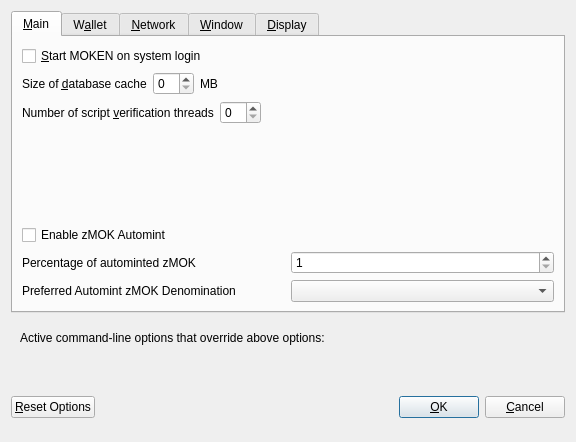
<?xml version="1.0" encoding="UTF-8"?>
<ui version="4.0">
 <class>OptionsDialog</class>
 <widget class="QDialog" name="OptionsDialog">
  <property name="geometry">
   <rect>
    <x>0</x>
    <y>0</y>
    <width>576</width>
    <height>442</height>
   </rect>
  </property>
  <property name="windowTitle">
   <string>Options</string>
  </property>
  <property name="modal">
   <bool>true</bool>
  </property>
  <layout class="QVBoxLayout" name="verticalLayout">
   <item>
    <widget class="QTabWidget" name="tabWidget">
     <property name="currentIndex">
      <number>0</number>
     </property>
     <widget class="QWidget" name="tabMain">
      <attribute name="title">
       <string>&amp;Main</string>
      </attribute>
      <layout class="QVBoxLayout" name="verticalLayout_Main">
       <item>
        <widget class="QCheckBox" name="bitcoinAtStartup">
         <property name="toolTip">
          <string>Automatically start MOKEN after logging in to the system.</string>
         </property>
         <property name="text">
          <string>&amp;Start MOKEN on system login</string>
         </property>
        </widget>
       </item>
       <item>
        <layout class="QHBoxLayout" name="horizontalLayout_2_Main">
         <item>
          <widget class="QLabel" name="databaseCacheLabel">
           <property name="text">
            <string>Size of &amp;database cache</string>
           </property>
           <property name="textFormat">
            <enum>Qt::PlainText</enum>
           </property>
           <property name="buddy">
            <cstring>databaseCache</cstring>
           </property>
          </widget>
         </item>
         <item>
          <widget class="QSpinBox" name="databaseCache"/>
         </item>
         <item>
          <widget class="QLabel" name="databaseCacheUnitLabel">
           <property name="text">
            <string>MB</string>
           </property>
           <property name="textFormat">
            <enum>Qt::PlainText</enum>
           </property>
          </widget>
         </item>
         <item>
          <spacer name="horizontalSpacer_2_Main">
           <property name="orientation">
            <enum>Qt::Horizontal</enum>
           </property>
           <property name="sizeHint" stdset="0">
            <size>
             <width>40</width>
             <height>20</height>
            </size>
           </property>
          </spacer>
         </item>
        </layout>
       </item>
       <item>
        <layout class="QHBoxLayout" name="horizontalLayout_3_Main">
         <item>
          <widget class="QLabel" name="threadsScriptVerifLabel">
           <property name="text">
            <string>Number of script &amp;verification threads</string>
           </property>
           <property name="textFormat">
            <enum>Qt::PlainText</enum>
           </property>
           <property name="buddy">
            <cstring>threadsScriptVerif</cstring>
           </property>
          </widget>
         </item>
         <item>
          <widget class="QSpinBox" name="threadsScriptVerif">
           <property name="toolTip">
            <string>(0 = auto, &lt;0 = leave that many cores free)</string>
           </property>
          </widget>
         </item>
         <item>
          <spacer name="horizontalSpacer_3_Main">
           <property name="orientation">
            <enum>Qt::Horizontal</enum>
           </property>
           <property name="sizeHint" stdset="0">
            <size>
             <width>40</width>
             <height>20</height>
            </size>
           </property>
          </spacer>
         </item>
        </layout>
       </item>
       <item>
        <spacer name="verticalSpacer_2">
         <property name="orientation">
          <enum>Qt::Vertical</enum>
         </property>
         <property name="sizeHint" stdset="0">
          <size>
           <width>20</width>
           <height>40</height>
          </size>
         </property>
        </spacer>
       </item>
       <item>
        <widget class="QCheckBox" name="checkBoxZeromintEnable">
         <property name="toolTip">
          <string>Enable automatic minting of MOK units to zMOK</string>
         </property>
         <property name="layoutDirection">
          <enum>Qt::LeftToRight</enum>
         </property>
         <property name="text">
          <string>Enable zMOK Automint</string>
         </property>
        </widget>
       </item>
       <item>
        <layout class="QHBoxLayout" name="horizontalLayout_3">
         <item>
          <widget class="QLabel" name="percentage_label">
           <property name="toolTip">
            <string>Percentage of incoming MOK which get automatically converted to zMOK via Zerocoin Protocol (min: 10%)</string>
           </property>
           <property name="text">
            <string>Percentage of autominted zMOK</string>
           </property>
          </widget>
         </item>
         <item>
          <widget class="QSpinBox" name="zeromintPercentage">
           <property name="minimum">
            <number>1</number>
           </property>
           <property name="maximum">
            <number>100</number>
           </property>
          </widget>
         </item>
        </layout>
       </item>
       <item>
        <layout class="QHBoxLayout" name="horizontalLayout" stretch="0,0">
         <property name="sizeConstraint">
          <enum>QLayout::SetFixedSize</enum>
         </property>
         <item>
          <widget class="QLabel" name="labelPreferredDenom">
           <property name="maximumSize">
            <size>
             <width>16777215</width>
             <height>16777215</height>
            </size>
           </property>
           <property name="toolTip">
            <string>Wait with automatic conversion to Zerocoin until enough MOK for this denomination is available</string>
           </property>
           <property name="text">
            <string>Preferred Automint zMOK Denomination</string>
           </property>
          </widget>
         </item>
         <item>
          <widget class="QComboBox" name="preferredDenom">
           <property name="maximumSize">
            <size>
             <width>16777215</width>
             <height>27</height>
            </size>
           </property>
           <property name="toolTip">
            <string>Wait with automatic conversion to Zerocoin until enough MOK for this denomination is available</string>
           </property>
           <property name="maxVisibleItems">
            <number>9</number>
           </property>
           <property name="maxCount">
            <number>9</number>
           </property>
          </widget>
         </item>
        </layout>
       </item>
      </layout>
     </widget>
     <widget class="QWidget" name="tabWallet">
      <attribute name="title">
       <string>W&amp;allet</string>
      </attribute>
      <layout class="QVBoxLayout" name="verticalLayout_Wallet">
       <item>
        <layout class="QHBoxLayout" name="horizontalLayout_2_Wallet">
         <item>
          <widget class="QLabel" name="labelStakeSplitThresholdText">
           <property name="text">
            <string>Stake split threshold:</string>
           </property>
          </widget>
         </item>
         <item>
          <widget class="QSpinBox" name="spinBoxStakeSplitThreshold">
           <property name="minimum">
            <number>1</number>
           </property>
           <property name="maximum">
            <number>999999</number>
           </property>
          </widget>
         </item>
        </layout>
       </item>
       <item>
        <widget class="QGroupBox" name="groupBox">
         <property name="title">
          <string>Expert</string>
         </property>
         <layout class="QVBoxLayout" name="verticalLayout_2">
          <item>
           <widget class="QCheckBox" name="coinControlFeatures">
            <property name="toolTip">
             <string>Whether to show coin control features or not.</string>
            </property>
            <property name="text">
             <string>Enable coin &amp;control features</string>
            </property>
           </widget>
          </item>
          <item>
           <widget class="QCheckBox" name="showMasternodesTab">
            <property name="toolTip">
             <string>Show additional tab listing all your masternodes in first sub-tab&lt;br/&gt;and all masternodes on the network in second sub-tab.</string>
            </property>
            <property name="text">
             <string>Show Masternodes Tab</string>
            </property>
           </widget>
          </item>
          <item>
           <widget class="QCheckBox" name="spendZeroConfChange">
            <property name="toolTip">
             <string>If you disable the spending of unconfirmed change, the change from a transaction&lt;br/&gt;cannot be used until that transaction has at least one confirmation.&lt;br/&gt;This also affects how your balance is computed.</string>
            </property>
            <property name="text">
             <string>&amp;Spend unconfirmed change</string>
            </property>
           </widget>
          </item>
         </layout>
        </widget>
       </item>
       <item>
        <spacer name="verticalSpacer_Wallet">
         <property name="orientation">
          <enum>Qt::Vertical</enum>
         </property>
         <property name="sizeHint" stdset="0">
          <size>
           <width>20</width>
           <height>40</height>
          </size>
         </property>
        </spacer>
       </item>
      </layout>
     </widget>
     <widget class="QWidget" name="tabNetwork">
      <attribute name="title">
       <string>&amp;Network</string>
      </attribute>
      <layout class="QVBoxLayout" name="verticalLayout_Network">
       <item>
        <widget class="QCheckBox" name="mapPortUpnp">
         <property name="toolTip">
          <string>Automatically open the MOKEN client port on the router. This only works when your router supports UPnP and it is enabled.</string>
         </property>
         <property name="text">
          <string>Map port using &amp;UPnP</string>
         </property>
        </widget>
       </item>
       <item>
        <widget class="QCheckBox" name="allowIncoming">
         <property name="toolTip">
          <string>Accept connections from outside</string>
         </property>
         <property name="text">
          <string>Allow incoming connections</string>
         </property>
        </widget>
       </item>
       <item>
        <widget class="QCheckBox" name="connectSocks">
         <property name="toolTip">
          <string>Connect to the MOKEN network through a SOCKS5 proxy.</string>
         </property>
         <property name="text">
          <string>&amp;Connect through SOCKS5 proxy (default proxy):</string>
         </property>
        </widget>
       </item>
       <item>
        <layout class="QHBoxLayout" name="horizontalLayout_1_Network">
         <item>
          <widget class="QLabel" name="proxyIpLabel">
           <property name="text">
            <string>Proxy &amp;IP:</string>
           </property>
           <property name="textFormat">
            <enum>Qt::PlainText</enum>
           </property>
           <property name="buddy">
            <cstring>proxyIp</cstring>
           </property>
          </widget>
         </item>
         <item>
          <widget class="QValidatedLineEdit" name="proxyIp">
           <property name="minimumSize">
            <size>
             <width>140</width>
             <height>0</height>
            </size>
           </property>
           <property name="maximumSize">
            <size>
             <width>140</width>
             <height>16777215</height>
            </size>
           </property>
           <property name="toolTip">
            <string>IP address of the proxy (e.g. IPv4: 127.0.0.1 / IPv6: ::1)</string>
           </property>
          </widget>
         </item>
         <item>
          <widget class="QLabel" name="proxyPortLabel">
           <property name="text">
            <string>&amp;Port:</string>
           </property>
           <property name="textFormat">
            <enum>Qt::PlainText</enum>
           </property>
           <property name="buddy">
            <cstring>proxyPort</cstring>
           </property>
          </widget>
         </item>
         <item>
          <widget class="QLineEdit" name="proxyPort">
           <property name="minimumSize">
            <size>
             <width>55</width>
             <height>0</height>
            </size>
           </property>
           <property name="maximumSize">
            <size>
             <width>55</width>
             <height>16777215</height>
            </size>
           </property>
           <property name="toolTip">
            <string>Port of the proxy (e.g. 9050)</string>
           </property>
          </widget>
         </item>
         <item>
          <spacer name="horizontalSpacer_1_Network">
           <property name="orientation">
            <enum>Qt::Horizontal</enum>
           </property>
           <property name="sizeHint" stdset="0">
            <size>
             <width>40</width>
             <height>20</height>
            </size>
           </property>
          </spacer>
         </item>
        </layout>
       </item>
       <item>
        <spacer name="verticalSpacer_Network">
         <property name="orientation">
          <enum>Qt::Vertical</enum>
         </property>
         <property name="sizeHint" stdset="0">
          <size>
           <width>20</width>
           <height>40</height>
          </size>
         </property>
        </spacer>
       </item>
      </layout>
     </widget>
     <widget class="QWidget" name="tabWindow">
      <attribute name="title">
       <string>&amp;Window</string>
      </attribute>
      <layout class="QVBoxLayout" name="verticalLayout_Window">
       <item>
        <widget class="QCheckBox" name="minimizeToTray">
         <property name="toolTip">
          <string>Show only a tray icon after minimizing the window.</string>
         </property>
         <property name="text">
          <string>&amp;Minimize to the tray instead of the taskbar</string>
         </property>
        </widget>
       </item>
       <item>
        <widget class="QCheckBox" name="minimizeOnClose">
         <property name="toolTip">
          <string>Minimize instead of exit the application when the window is closed. When this option is enabled, the application will be closed only after selecting Quit in the menu.</string>
         </property>
         <property name="text">
          <string>M&amp;inimize on close</string>
         </property>
        </widget>
       </item>
       <item>
        <spacer name="verticalSpacer_Window">
         <property name="orientation">
          <enum>Qt::Vertical</enum>
         </property>
         <property name="sizeHint" stdset="0">
          <size>
           <width>20</width>
           <height>40</height>
          </size>
         </property>
        </spacer>
       </item>
      </layout>
     </widget>
     <widget class="QWidget" name="tabDisplay">
      <attribute name="title">
       <string>&amp;Display</string>
      </attribute>
      <layout class="QVBoxLayout" name="verticalLayout_Display">
       <item>
        <layout class="QHBoxLayout" name="horizontalLayout_1_Display">
         <item>
          <widget class="QLabel" name="langLabel">
           <property name="text">
            <string>User Interface &amp;language:</string>
           </property>
           <property name="textFormat">
            <enum>Qt::PlainText</enum>
           </property>
           <property name="buddy">
            <cstring>lang</cstring>
           </property>
          </widget>
         </item>
         <item>
          <widget class="QValueComboBox" name="lang">
           <property name="toolTip">
            <string>The user interface language can be set here. This setting will take effect after restarting MOKEN.</string>
           </property>
          </widget>
         </item>
        </layout>
       </item>
       <item>
        <widget class="QLabel" name="label_3">
         <property name="toolTip">
          <string notr="true"/>
         </property>
         <property name="statusTip">
          <string notr="true"/>
         </property>
         <property name="whatsThis">
          <string notr="true"/>
         </property>
         <property name="accessibleName">
          <string notr="true"/>
         </property>
         <property name="text">
          <string>Language missing or translation incomplete? Help contributing translations here:
https://www.transifex.com/moken-project/moken-project-translations</string>
         </property>
         <property name="wordWrap">
          <bool>true</bool>
         </property>
         <property name="openExternalLinks">
          <bool>true</bool>
         </property>
         <property name="textInteractionFlags">
          <set>Qt::TextBrowserInteraction</set>
         </property>
        </widget>
       </item>
       <item>
        <layout class="QHBoxLayout" name="horizontalLayout_4_Display" stretch="0,0">
         <item>
          <widget class="QLabel" name="themeLabel">
           <property name="text">
            <string>User Interface Theme:</string>
           </property>
          </widget>
         </item>
         <item>
          <widget class="QValueComboBox" name="theme"/>
         </item>
        </layout>
       </item>
       <item>
        <widget class="Line" name="line">
         <property name="orientation">
          <enum>Qt::Horizontal</enum>
         </property>
        </widget>
       </item>
       <item>
        <layout class="QHBoxLayout" name="horizontalLayout_2_Display">
         <item>
          <widget class="QLabel" name="unitLabel">
           <property name="text">
            <string>&amp;Unit to show amounts in:</string>
           </property>
           <property name="textFormat">
            <enum>Qt::PlainText</enum>
           </property>
           <property name="buddy">
            <cstring>unit</cstring>
           </property>
          </widget>
         </item>
         <item>
          <widget class="QValueComboBox" name="unit">
           <property name="toolTip">
            <string>Choose the default subdivision unit to show in the interface and when sending coins.</string>
           </property>
          </widget>
         </item>
        </layout>
       </item>
       <item>
        <layout class="QHBoxLayout" name="horizontalLayout_5_Display">
         <item>
          <widget class="QLabel" name="digitsLabel">
           <property name="text">
            <string>Decimal digits</string>
           </property>
          </widget>
         </item>
         <item>
          <widget class="QValueComboBox" name="digits"/>
         </item>
        </layout>
       </item>
       <item>
        <widget class="QCheckBox" name="checkBoxHideZeroBalances">
         <property name="toolTip">
          <string>Hide empty balances</string>
         </property>
         <property name="layoutDirection">
          <enum>Qt::LeftToRight</enum>
         </property>
         <property name="text">
          <string>Hide empty balances</string>
         </property>
        </widget>
       </item>
       <item>
        <layout class="QHBoxLayout" name="horizontalLayout_3_Display">
         <item>
          <widget class="QLabel" name="thirdPartyTxUrlsLabel">
           <property name="toolTip">
            <string>Third party URLs (e.g. a block explorer) that appear in the transactions tab as context menu items. %s in the URL is replaced by transaction hash. Multiple URLs are separated by vertical bar |.</string>
           </property>
           <property name="text">
            <string>Third party transaction URLs</string>
           </property>
           <property name="buddy">
            <cstring>thirdPartyTxUrls</cstring>
           </property>
          </widget>
         </item>
         <item>
          <widget class="QLineEdit" name="thirdPartyTxUrls">
           <property name="toolTip">
            <string>Third party URLs (e.g. a block explorer) that appear in the transactions tab as context menu items. %s in the URL is replaced by transaction hash. Multiple URLs are separated by vertical bar |.</string>
           </property>
          </widget>
         </item>
        </layout>
       </item>
       <item>
        <spacer name="verticalSpacer">
         <property name="orientation">
          <enum>Qt::Vertical</enum>
         </property>
         <property name="sizeHint" stdset="0">
          <size>
           <width>20</width>
           <height>40</height>
          </size>
         </property>
        </spacer>
       </item>
      </layout>
     </widget>
    </widget>
   </item>
   <item>
    <widget class="QFrame" name="frame">
     <layout class="QVBoxLayout" name="verticalLayout_Bottom">
      <item>
       <layout class="QHBoxLayout" name="horizontalLayout_Bottom">
        <item>
         <widget class="QLabel" name="overriddenByCommandLineInfoLabel">
          <property name="text">
           <string>Active command-line options that override above options:</string>
          </property>
          <property name="textFormat">
           <enum>Qt::PlainText</enum>
          </property>
         </widget>
        </item>
        <item>
         <spacer name="horizontalSpacer_Bottom">
          <property name="orientation">
           <enum>Qt::Horizontal</enum>
          </property>
          <property name="sizeHint" stdset="0">
           <size>
            <width>40</width>
            <height>20</height>
           </size>
          </property>
         </spacer>
        </item>
       </layout>
      </item>
      <item>
       <widget class="QLabel" name="overriddenByCommandLineLabel">
        <property name="text">
         <string/>
        </property>
        <property name="textFormat">
         <enum>Qt::PlainText</enum>
        </property>
        <property name="wordWrap">
         <bool>true</bool>
        </property>
       </widget>
      </item>
     </layout>
    </widget>
   </item>
   <item>
    <layout class="QHBoxLayout" name="horizontalLayout_Buttons">
     <item>
      <widget class="QPushButton" name="resetButton">
       <property name="toolTip">
        <string>Reset all client options to default.</string>
       </property>
       <property name="text">
        <string>&amp;Reset Options</string>
       </property>
       <property name="autoDefault">
        <bool>false</bool>
       </property>
      </widget>
     </item>
     <item>
      <spacer name="horizontalSpacer_1">
       <property name="orientation">
        <enum>Qt::Horizontal</enum>
       </property>
       <property name="sizeHint" stdset="0">
        <size>
         <width>40</width>
         <height>48</height>
        </size>
       </property>
      </spacer>
     </item>
     <item>
      <widget class="QLabel" name="statusLabel">
       <property name="minimumSize">
        <size>
         <width>200</width>
         <height>0</height>
        </size>
       </property>
       <property name="font">
        <font>
         <weight>75</weight>
         <bold>true</bold>
        </font>
       </property>
       <property name="text">
        <string/>
       </property>
       <property name="textFormat">
        <enum>Qt::PlainText</enum>
       </property>
       <property name="wordWrap">
        <bool>true</bool>
       </property>
      </widget>
     </item>
     <item>
      <spacer name="horizontalSpacer_2">
       <property name="orientation">
        <enum>Qt::Horizontal</enum>
       </property>
       <property name="sizeHint" stdset="0">
        <size>
         <width>40</width>
         <height>48</height>
        </size>
       </property>
      </spacer>
     </item>
     <item>
      <widget class="QPushButton" name="okButton">
       <property name="text">
        <string>&amp;OK</string>
       </property>
       <property name="autoDefault">
        <bool>false</bool>
       </property>
       <property name="default">
        <bool>true</bool>
       </property>
      </widget>
     </item>
     <item>
      <widget class="QPushButton" name="cancelButton">
       <property name="text">
        <string>&amp;Cancel</string>
       </property>
       <property name="autoDefault">
        <bool>false</bool>
       </property>
      </widget>
     </item>
    </layout>
   </item>
  </layout>
 </widget>
 <customwidgets>
  <customwidget>
   <class>QValidatedLineEdit</class>
   <extends>QLineEdit</extends>
   <header>qvalidatedlineedit.h</header>
  </customwidget>
  <customwidget>
   <class>QValueComboBox</class>
   <extends>QComboBox</extends>
   <header>qvaluecombobox.h</header>
  </customwidget>
 </customwidgets>
 <resources/>
 <connections/>
</ui>
